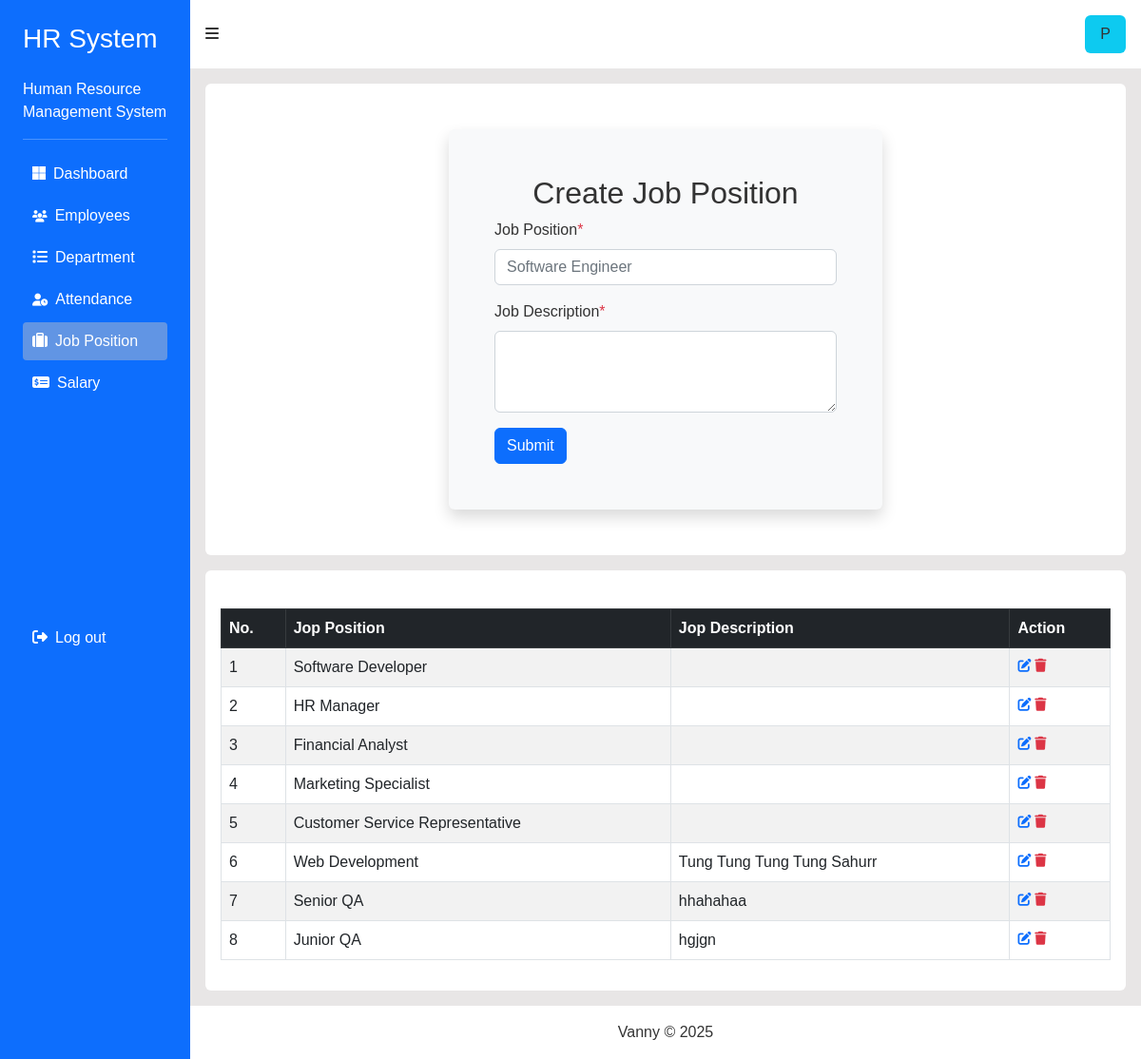
/create_job_title.php, run on an earlier commit of the app's database.
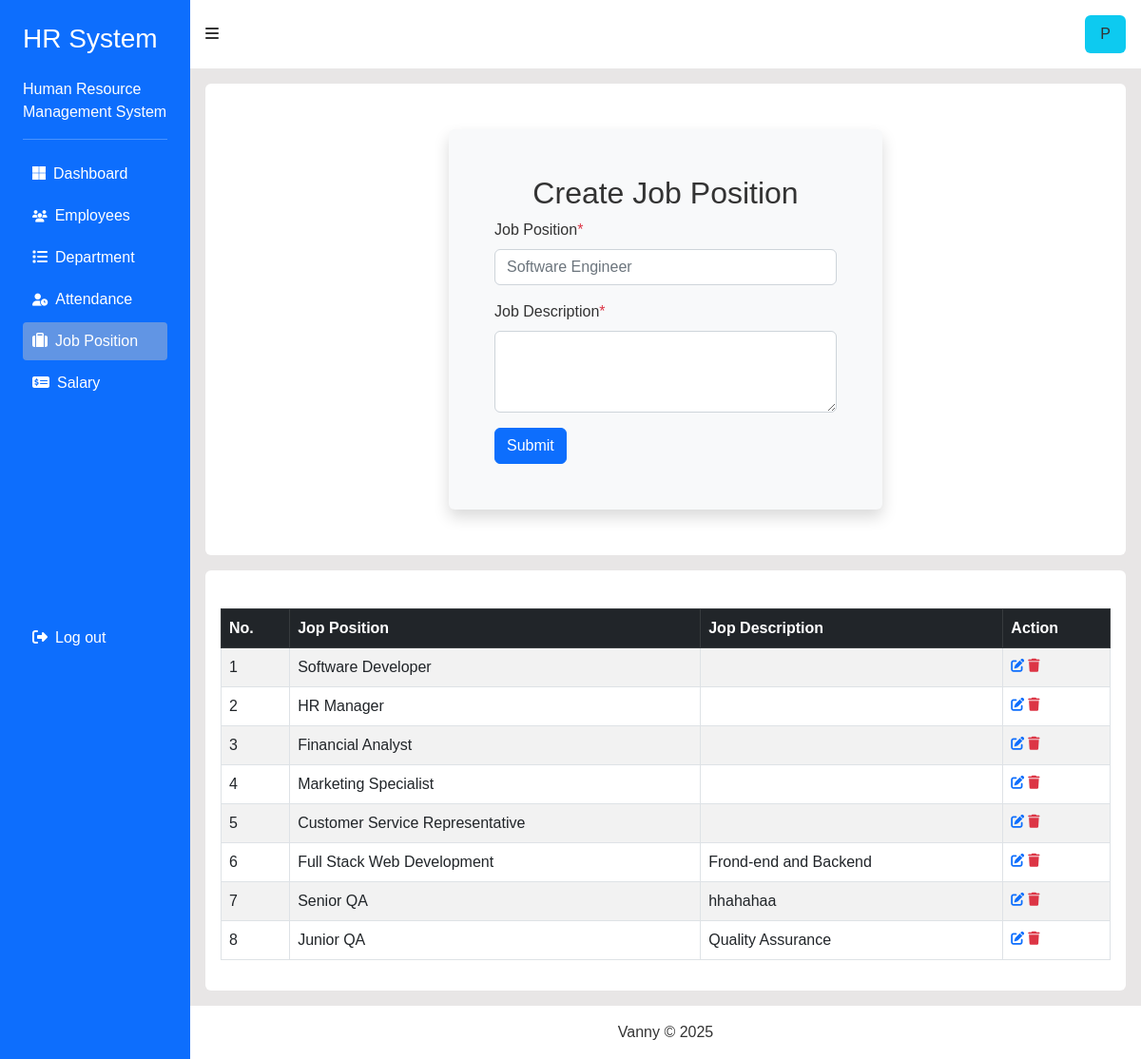
And on a later commit of the database.
### tables this page shows
CREATE TABLE `jobs` (
  `position_id` int(11) NOT NULL,
  `job_position` varchar(100) DEFAULT NULL,
  `job_description` varchar(100) NOT NULL
);

### controller.php (called while the page is built, shortened)
<?php
$currentYear = date("Y");

### create_job_title.php (the view, shortened to what this page needs)
<!DOCTYPE html>
<html lang="en">
<head>
    <link rel="stylesheet" href="https://cdn.jsdelivr.net/npm/bootstrap@5.2.3/dist/css/bootstrap.min.css" />
    <link rel="stylesheet" href="https://cdnjs.cloudflare.com/ajax/libs/font-awesome/6.7.2/css/all.min.css" />
    <link rel="stylesheet" href="./custom.css" />
</head>
<body>
    <div class="container-fluid bg-page">
        <div class="row">
            <div class="col-md-2 bg-primary text-white" id="sidebar">
                <div class="sticky-top">
                    <?php
                    include "./menu.php";
                    ?>
                </div>
            </div>
            <div class="col-md-10 p-0" id="topbar">
                <div class="sticky-top">
                    <?php
                    include "./navBar.php";
                    ?>
                </div>
                <div class="p-3">
                    <div class="bg-white rounded p-3 py-5">
                        <div class="container d-flex justify-content-center align-items-center">
                            <div class="bg-light p-5 rounded shadow w-50">
                                <h2 class="text-center">Create Job Position</h2>
                                <form action="<?php echo $_SERVER['PHP_SELF'] ?>" method="POST">
                                    <div class="mb-3">
                                        <label for="job_title" class="form-label">Job Position<span class="text-danger">*</span></label>
                                        <input type="text" class="form-control" id="job_title" name="job_title" placeholder="Software Engineer" required>
                                    </div>
                                    <div class="mb-3">
                                        <label for="job_description" class="form-label">Job Description<span class="text-danger">*</span></label>
                                        <textarea class="form-control" id="job_description" name="job_description" rows="3" required></textarea>
                                    </div>
                                    <button type="submit" name="btn_create_job_title" class="btn btn-primary">Submit</button>
                                </form>
                            </div>
                        </div>
                    </div>
                    <div class="bg-white p-3 rounded mt-3">
                        <table class="table table-striped table-bordered table-hover mt-4">
                            <thead class="table-dark">
                                <tr>
                                    <th><span>No.</span></th>
                                    <th><span>Jop Position</span></th>
                                    <th><span>Jop Description</span></th>
                                    <th><span>Action</span></th>
                                </tr>
                            </thead>
                            <tbody>
                                <?php
                                include "./controller.php";
                                $sql = "SELECT * FROM jobs";
                                $result = $conn->query($sql);
                                if ($result->num_rows > 0) {
                                    $count = 1;
                                    while ($row = $result->fetch_assoc()) {
                                        echo "<tr>";
                                        echo "<td>" . $count++ . "</td>";
                                        echo "<td>" . htmlspecialchars($row['job_position']) . "</td>";
                                        echo "<td>" . htmlspecialchars($row['job_description']) . "</td>";
                                        echo "<td style='font-size: 14px;'>
                                                <a href='./update_job_title.php?editJobTitle=" . $row['position_id'] . "' class='text-primary'><i class='fa-solid fa-pen-to-square'></i></a>
                                                <a href='#' class='text-danger' data-bs-toggle='modal' data-bs-target='#modal_" . $row['position_id'] . "'>
                                                    <i class='fa-solid fa-trash'></i>
                                                </a>
                                            </td>";
                                        echo "</tr>";
                                    }
                                } else {
                                    echo "<tr><td colspan='4' class='text-center'>No job titles found.</td></tr>";
                                }
                                ?>
                            </tbody>
                        </table>
                    </div>
                </div>
                <div>
                    <div class="text-center bg-white p-3">
                        <span>Vanny &copy; <?php echo $currentYear ?></span>
                    </div>
                </div>
            </div>
        </div>
    </div>
</body>
</html>

What changed in the data, as far as the page shows it:
changed jobs: job_position "Web Development" → "Full Stack Web Development"; job_description "Tung Tung Tung Tung Sahurr" → "Frond-end and Backend"
changed jobs "Junior QA": job_description "hgjgn" → "Quality Assurance"
